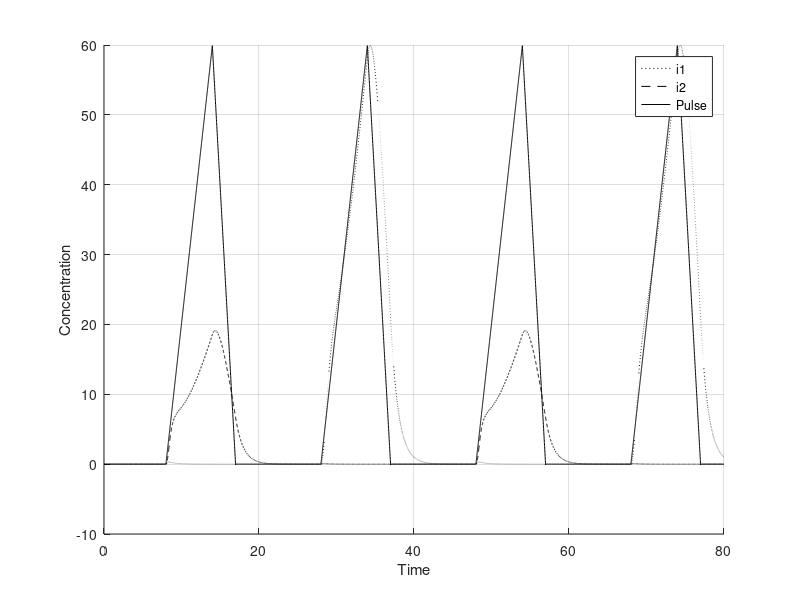

Here is the MATLAB script that generated this plot:
clear;

dt=0.01; 
t=0:dt:80; 

%i = 1 ate 20000 

p1 = 0;
p2 = 2.5;
ii1 = 0;
ii2 = 0;

% maximal expression rates
km1 = 4;
km2 = 4;

%dissociation constant
kp1 = 1;
kp2 = 2;

% parametros do collins para os iis
beta2 =4;
gama2 = 4;


p1s = zeros(1, length(t));
p2s = zeros(1, length(t));

pulso = zeros(1, length(t));

i1s = zeros(1, length(t));
i2s = zeros(1, length(t));

alpha1 = 10; alpha2 = 5;
beta = 3;
gama = 4;

p3 = 0;
p3s = zeros(1, length(t));

soma = 0.1
for i = 2:length(t)
   
   if (mod(i, 2000) >800 && mod(i,2000)<1400)
     pulso(i) = pulso(i-1)+soma;
   endif
   
   if (mod(i, 2000) >=1400 && mod(i,2000)<1700)
     pulso(i) = pulso(i-1)-soma*2;
   endif
  
  div = 1 + p1/kp1 + p2/kp2 + (p1*p2)/(kp1*kp2);
  
  dpdt = (  km1  *pulso(i) * ((1 + p1 / (kp1)) / div)     /   (1 + (ii2 / (1 + p1s(i) ) ) ^ beta2)   ) - ii1;
  ii1 = dpdt * dt + ii1;
  i1s(i) = ii1; 
  
 dpdt = (  km2  *pulso(i) * ((1 + p2 / (kp2)) / div)       /              (1 + (ii1 / (1 + p2s(i) ) ) ^ gama2)     ) - ii2;
  ii2 = dpdt * dt + ii2;
  i2s(i) = ii2; 
 
  dpdt = (alpha1 / (1 + (p2 / (1 + i2s(i) ) ) ^ beta )) - p1;
  p1 = dpdt * dt + p1;
  p1s(i) = p1;
  
  dpdt = (alpha2 / (1 + (p1 / (1 + i1s(i)) ) ^ gama)) - p2;
  p2 = dpdt * dt + p2;
  p2s(i) = p2;

endfor

figure;
hold on;
grid on;
%plot(t, p1s, 'b;P1;', t ,p2s, 'r;P2;', t , pulso , 'k;pulso;');
%plot(t, p1s, 'b;R1;', t ,p2s, 'r;R2;', t , i2s, 'm;i2;', t ,i1s,'g;i1;', t , pulso , 'k;Pulse;');
%plot(t, p1s, ':k;R1;', t , p2s, '--k;R2;', t , pulso , '-k;Pulse;');
plot(t,i1s, ':k;i1;', t , i2s, '--k;i2;', t , pulso , '-k;Pulse;');
%plot(t, p1s, ':k;R1;', t , i2s, '-.k;i2;', t ,i1s,'--k;i1;', t , pulso , '-k;Pulse;');
xlabel('Time');
ylabel('Concentration');